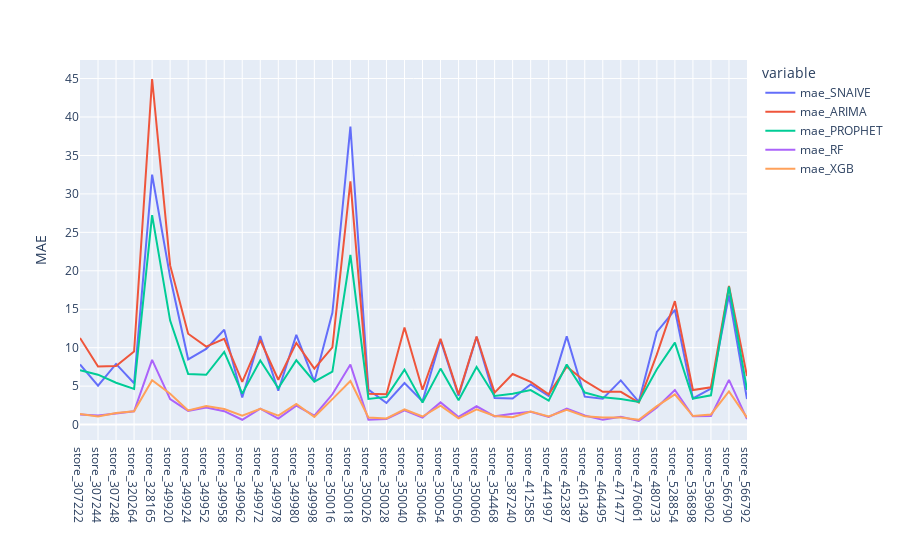

Notebook code for this chart:
### Code cell
fig = score_ALL_7.filter(like='mae', axis=1).plot()
# fig.update_traces(marker=dict(color="RoyalBlue"))
fig.update_xaxes(title_text='')
fig.update_yaxes(title_text='MAE')

### Figure 1 — Plotly figure (JSON) as saved in the notebook; plotly's stock layout.template omitted (floating-point values rounded to 4 significant figures)
{"data": [{"hovertemplate": "variable=mae_SNAIVE<br>store=%{x}<br>value=%{y}<extra></extra>", "legendgroup": "mae_SNAIVE", "line": {"color": "#636efa", "dash": "solid"}, "marker": {"symbol": "circle"}, "mode": "lines", "name": "mae_SNAIVE", "orientation": "v", "showlegend": true, "type": "scatter", "x": ["store_307222", "store_307244", "store_307248", "store_320264", "store_328165", "store_349920", "store_349924", "store_349952", "store_349958", "store_349962", "store_349972", "store_349978", "store_349980", "store_349998", "store_350016", "store_350018", "store_350026", "store_350028", "store_350040", "store_350046", "store_350054", "store_350056", "store_350060", "store_354468", "store_387240", "store_412585", "store_441997", "store_452387", "store_461349", "store_464495", "store_471477", "store_476061", "store_480733", "store_528854", "store_536898", "store_536902", "store_566790", "store_566792"], "xaxis": "x", "y": [7.829, 5.058, 7.888, 5.375, 32.5, 19.2, 8.486, 9.836, 12.34, 3.523, 11.5, 4.404, 11.66, 5.588, 14.53, 38.77, 4.544, 2.815, 5.414, 3.018, 10.99, 3.739, 11.41, 3.464, 3.38, 5.215, 3.714, 11.47, 3.627, 3.354, 5.748, 2.966, 12.05, 14.93, 3.391, 4.669, 16.8, 3.314], "yaxis": "y"}, {"hovertemplate": "variable=mae_ARIMA<br>store=%{x}<br>value=%{y}<extra></extra>", "legendgroup": "mae_ARIMA", "line": {"color": "#EF553B", "dash": "solid"}, "marker": {"symbol": "circle"}, "mode": "lines", "name": "mae_ARIMA", "orientation": "v", "showlegend": true, "type": "scatter", "x": ["store_307222", "store_307244", "store_307248", "store_320264", "store_328165", "store_349920", "store_349924", "store_349952", "store_349958", "store_349962", "store_349972", "store_349978", "store_349980", "store_349998", "store_350016", "store_350018", "store_350026", "store_350028", "store_350040", "store_350046", "store_350054", "store_350056", "store_350060", "store_354468", "store_387240", "store_412585", "store_441997", "store_452387", "store_461349", "store_464495", "store_471477", "store_476061", "store_480733", "store_528854", "store_536898", "store_536902", "store_566790", "store_566792"], "xaxis": "x", "y": [11.27, 7.556, 7.626, 9.508, 44.94, 20.7, 11.82, 10.14, 11.16, 5.553, 10.96, 5.826, 10.62, 7.282, 10.04, 31.64, 4.011, 3.95, 12.62, 4.528, 11.17, 3.926, 11.45, 4.153, 6.575, 5.546, 3.936, 7.533, 5.671, 4.258, 4.255, 2.861, 9.122, 16.06, 4.494, 4.849, 18.02, 6.306], "yaxis": "y"}, {"hovertemplate": "variable=mae_PROPHET<br>store=%{x}<br>value=%{y}<extra></extra>", "legendgroup": "mae_PROPHET", "line": {"color": "#00cc96", "dash": "solid"}, "marker": {"symbol": "circle"}, "mode": "lines", "name": "mae_PROPHET", "orientation": "v", "showlegend": true, "type": "scatter", "x": ["store_307222", "store_307244", "store_307248", "store_320264", "store_328165", "store_349920", "store_349924", "store_349952", "store_349958", "store_349962", "store_349972", "store_349978", "store_349980", "store_349998", "store_350016", "store_350018", "store_350026", "store_350028", "store_350040", "store_350046", "store_350054", "store_350056", "store_350060", "store_354468", "store_387240", "store_412585", "store_441997", "store_452387", "store_461349", "store_464495", "store_471477", "store_476061", "store_480733", "store_528854", "store_536898", "store_536902", "store_566790", "store_566792"], "xaxis": "x", "y": [7.077, 6.487, 5.438, 4.643, 27.24, 13.52, 6.59, 6.476, 9.447, 4.024, 8.345, 4.734, 8.36, 5.589, 6.887, 22.06, 3.331, 3.599, 7.152, 2.873, 7.28, 3.163, 7.482, 3.726, 4.001, 4.495, 3.112, 7.823, 4.161, 3.539, 3.341, 2.947, 7.195, 10.66, 3.365, 3.811, 17.93, 4.511], "yaxis": "y"}, {"hovertemplate": "variable=mae_RF<br>store=%{x}<br>value=%{y}<extra></extra>", "legendgroup": "mae_RF", "line": {"color": "#ab63fa", "dash": "solid"}, "marker": {"symbol": "circle"}, "mode": "lines", "name": "mae_RF", "orientation": "v", "showlegend": true, "type": "scatter", "x": ["store_307222", "store_307244", "store_307248", "store_320264", "store_328165", "store_349920", "store_349924", "store_349952", "store_349958", "store_349962", "store_349972", "store_349978", "store_349980", "store_349998", "store_350016", "store_350018", "store_350026", "store_350028", "store_350040", "store_350046", "store_350054", "store_350056", "store_350060", "store_354468", "store_387240", "store_412585", "store_441997", "store_452387", "store_461349", "store_464495", "store_471477", "store_476061", "store_480733", "store_528854", "store_536898", "store_536902", "store_566790", "store_566792"], "xaxis": "x", "y": [1.306, 1.189, 1.438, 1.724, 8.407, 3.317, 1.789, 2.209, 1.74, 0.6288, 2.07, 0.7687, 2.464, 1.155, 3.942, 7.8, 0.6205, 0.7273, 1.844, 0.9093, 2.883, 0.991, 2.382, 1.069, 1.414, 1.664, 1.002, 2.083, 1.181, 0.616, 1.03, 0.466, 2.224, 4.501, 1.083, 1.125, 5.814, 0.719], "yaxis": "y"}, {"hovertemplate": "variable=mae_XGB<br>store=%{x}<br>value=%{y}<extra></extra>", "legendgroup": "mae_XGB", "line": {"color": "#FFA15A", "dash": "solid"}, "marker": {"symbol": "circle"}, "mode": "lines", "name": "mae_XGB", "orientation": "v", "showlegend": true, "type": "scatter", "x": ["store_307222", "store_307244", "store_307248", "store_320264", "store_328165", "store_349920", "store_349924", "store_349952", "store_349958", "store_349962", "store_349972", "store_349978", "store_349980", "store_349998", "store_350016", "store_350018", "store_350026", "store_350028", "store_350040", "store_350046", "store_350054", "store_350056", "store_350060", "store_354468", "store_387240", "store_412585", "store_441997", "store_452387", "store_461349", "store_464495", "store_471477", "store_476061", "store_480733", "store_528854", "store_536898", "store_536902", "store_566790", "store_566792"], "xaxis": "x", "y": [1.377, 1.055, 1.512, 1.74, 5.772, 4.023, 1.849, 2.409, 2.028, 1.143, 2.04, 1.172, 2.673, 1.009, 3.312, 5.665, 0.9235, 0.7942, 1.968, 1.051, 2.454, 0.8108, 1.98, 1.131, 0.962, 1.691, 1.068, 1.92, 1.081, 0.9293, 0.9133, 0.6255, 2.392, 3.922, 1.114, 1.317, 4.325, 0.9107], "yaxis": "y"}], "layout": {"legend": {"title": {"text": "variable"}, "tracegroupgap": 0}, "margin": {"t": 60}, "xaxis": {"anchor": "y", "domain": [0, 1], "title": {"text": ""}}, "yaxis": {"anchor": "x", "domain": [0, 1], "title": {"text": "MAE"}}}}
